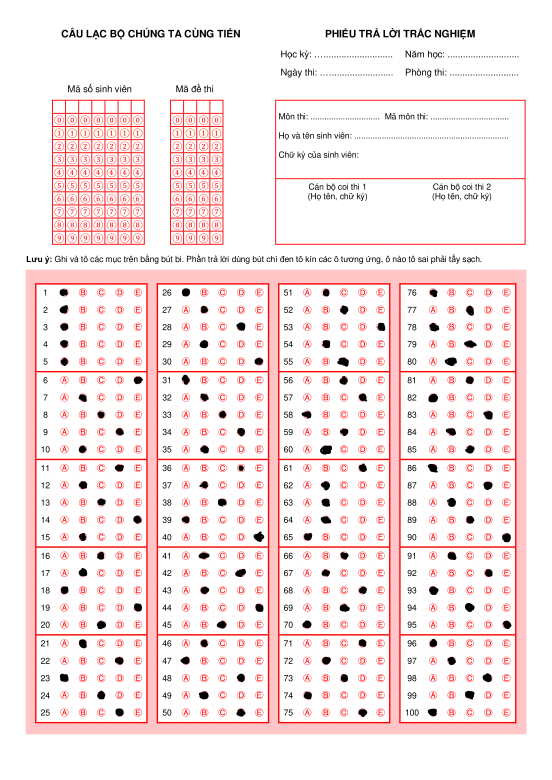
#> input picture GiayThi-0.png, 1654 x 2339 px (shown at 1/3 size)
$ python -i main_block_utils.py   (imports and definitions only)
#> lines starting #> are read from the running program, lines starting #| are printed output that depends on the picture; after the words box and inside, x2 and y2 are one past the last pixel; in counts of white or black regions, pixels touching at a corner belong together
#> further down, picture is the input picture: shape (2339, 1654, 3); mean B, G, R 231.3, 231.2, 249
### offset.py
import numpy as np


class Params():
    def __init__(self):
        self.num_of_boxes = 5
        self.num_of_lines_each_box = 5
        self.num_of_choices = 5

        # Main-block standard shape
        self.resize_shape = (1410, 1000)
        self.header_offset = 1500
        self.min_area = 10000
        self.box_height_error = 3
        self.start_x = 50
        self.bubble_width = 48
        self.main_block_shape = (4200, 4200)
        self.box_img_shape = (300, 900)
        self.input_shape = (30, 30)
        # Model params
        self.weights_path = "./model/weight.h5"


### main_block_utils.py
import cv2
import numpy as np
from offset import Params
import math
from collections import defaultdict
offset = Params()


def do_rectangles_overlap(rect1, rect2):
    """
    Check two rectangle contours overlap
    rect: [x, y, w, h]
    """
    x1, y1, w1, h1 = rect1
    x2, y2, w2, h2 = rect2
    return x1 < x2 + w2 and x1 + w1 > x2 and y1 < y2 + h2 and y1 + h1 > y2


def get_contour_x(contour):
    """
    Get x-coordinate value of countours
    """
    x, _, _, _ = cv2.boundingRect(contour)
    return x


# [12 lines left out: function map_answer, not called in this run]


def get_blocks(img, test = False, resize_first = True):
    """
    Function to extract ans blocks
    Input: Original image
    Output:
    - img_blocks: [img, [x, y, w, h]]
    - fitered_contours: coutours of blocks_img
    """
#> called with test = False, resize_first = True

    if resize_first:
        img = cv2.resize(img, offset.resize_shape)
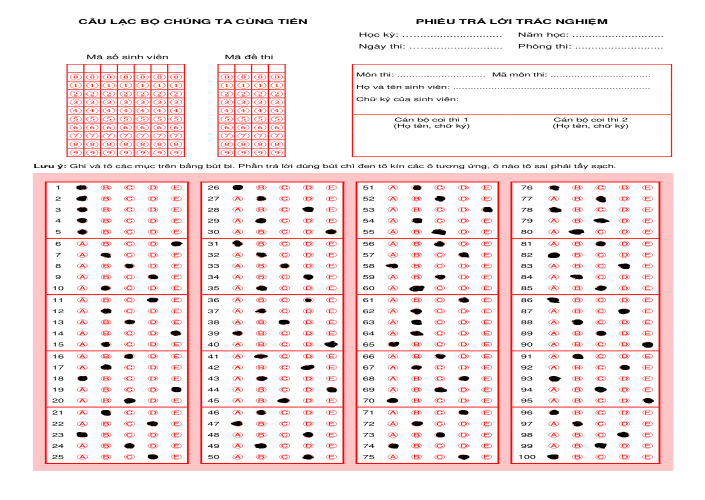
#> img: shape (1000, 1410, 3) (shown at 1/2 size); mean of channels 0, 1, 2 231.3, 231.2, 248.9; drawn as B, G, R

    #  convert RGB to gray-scale
    if (np.array(img).shape[2] != 1):
        gray_img = cv2.cvtColor(img, cv2.COLOR_BGR2GRAY)
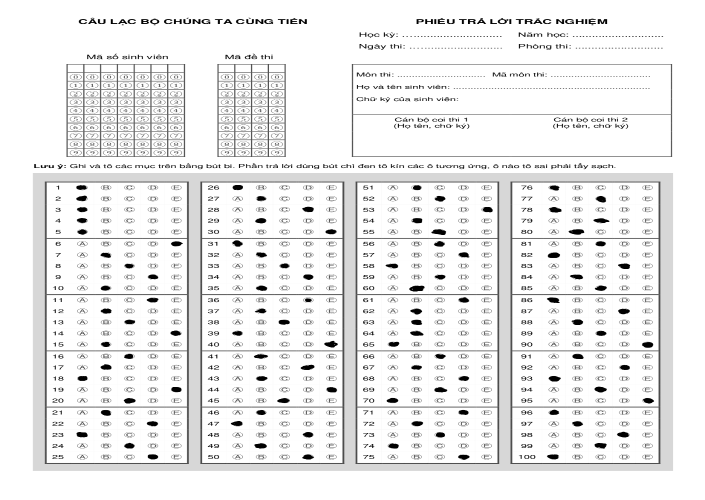
#> gray_img: shape (1000, 1410) (shown at 1/2 size); min 0, max 255, mean 236.6

    #Gassian blur
    blured = cv2.GaussianBlur(gray_img, (7,7), 0)
    thresh = cv2.adaptiveThreshold(blured, 255, cv2.ADAPTIVE_THRESH_GAUSSIAN_C, cv2.THRESH_BINARY, 55, 2)
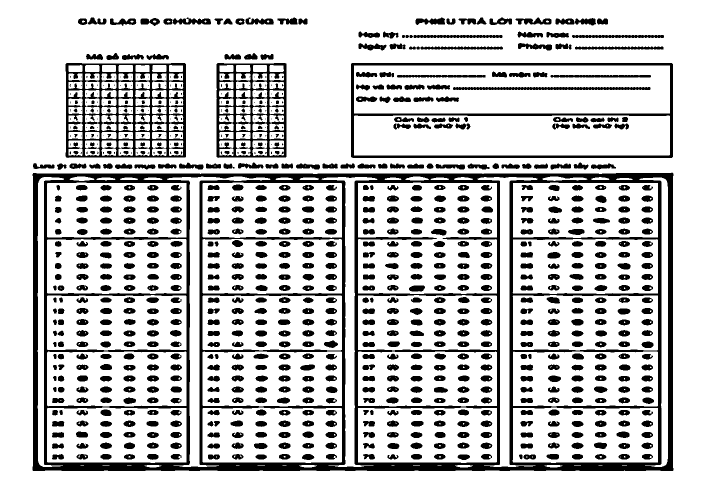
#> thresh: shape (1000, 1410) (shown at 1/2 size); 78.7% white; 946 black regions (147 under 20 px), largest, box (x1, y1, x2, y2) and area: (65, 345, 1347, 942) 97417, (131, 126, 372, 316) 17116, (702, 126, 1346, 316) 11433
    #invert so that the grid line and text are line, the rest is black
    inverted = cv2.bitwise_not(thresh, 0)
    morphy_kernel = cv2.getStructuringElement(cv2.MORPH_RECT, (2,2))
    # Opening morphology to remove noise (while dot etc...)
    morph = cv2.morphologyEx(inverted, cv2.MORPH_OPEN, morphy_kernel)
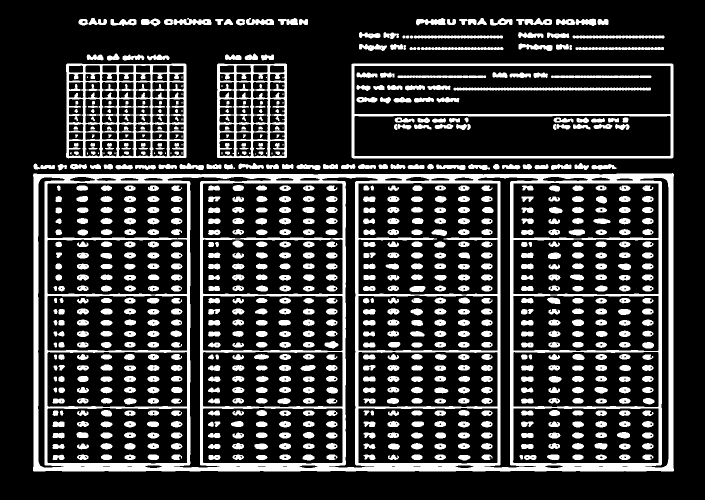
#> morph: shape (1000, 1410) (shown at 1/2 size); 21.2% white; 857 white regions (39 under 20 px), largest, box (x1, y1, x2, y2) and area: (66, 346, 1348, 943) 97404, (132, 127, 373, 317) 16537, (703, 127, 1347, 317) 11433
    # dilate to increase border size
    edged = cv2.dilate(morph, morphy_kernel, iterations=1)
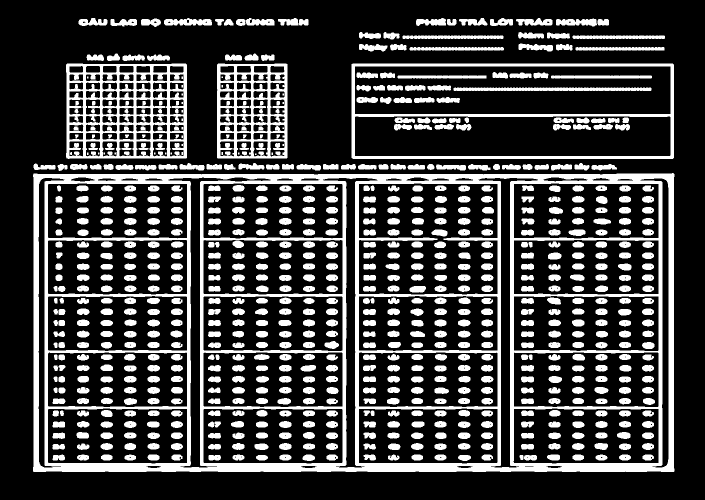
#> edged: shape (1000, 1410) (shown at 1/2 size); 25.3% white; 804 white regions (28 under 20 px)


    contours, hierarchy = cv2.findContours(edged,  cv2.RETR_EXTERNAL, cv2.CHAIN_APPROX_SIMPLE)
#> contours = 71 contours; largest, box (x1, y1, x2, y2) and area: (66, 346, 1349, 944) 761337, (703, 127, 1348, 318) 122352, (132, 127, 374, 318) 45208, (434, 127, 575, 317) 26354, (805, 71, 1007, 78) 1094
    useful_contours = []
    if len(contours) > 0:
        sorted_contours = sorted(contours, key=cv2.contourArea, reverse=True)
#> sorted_contours has the same summary as contours
        # Choose useful contours
        for cont in sorted_contours:
            if cv2.contourArea(cont) > 50000:
                useful_contours.append(cont)
#> this loop made 71 passes
#> after the loop, useful_contours = 2 contours; box (x1, y1, x2, y2) and area: (66, 346, 1349, 944) 761337, (703, 127, 1348, 318) 122352

        bounding_rectangles = [cv2.boundingRect(contour) for contour in useful_contours]
#> bounding_rectangles = [(66, 346, 1283, 598), (703, 127, 645, 191)]
        filtered_contours = []
        img_blocks = []

        # Check overlap contours
        for i, rect1 in enumerate(bounding_rectangles):
            overlap = False
            for j, rect2 in enumerate(bounding_rectangles):
                if i != j and do_rectangles_overlap(rect1, rect2):
                    overlap = True
                    raise Exception("Overlap answer block detected. Please update new image.")
            if not overlap:
                x, y, w, h = rect1
                filtered_contours.append(useful_contours[i])
                img_blocks.append([gray_img[y: y + h, x: x + w], [x, y, w, h]])
#> this loop made 2 passes
#> after the loop, filtered_contours has the same summary as useful_contours; img_blocks = 2 items

    # Sort filted contours based on x-coordinate
    final_contours = sorted(filtered_contours, key=get_contour_x)
#> in get_contour_x, `x, _, _, _ = cv2.boundingRect(contour)`: x = 66
#> final_contours has the same summary as useful_contours

    # Sort block_images base on x-coordinate
    img_blocks = sorted(img_blocks, key = lambda x: x[1][0])

    assert len(final_contours) == len(img_blocks)

    # Resize extracted img_block
    for idx, item in enumerate(img_blocks):
        curr_img_block = item[0]
        curr_img_block = cv2.resize(curr_img_block, offset.box_img_shape)
        img_blocks[idx][0] = curr_img_block
#> this loop made 2 passes
#> pass 1, in get_blocks, `curr_img_block = cv2.resize(curr_img_block, offset.box_img_shape)`:
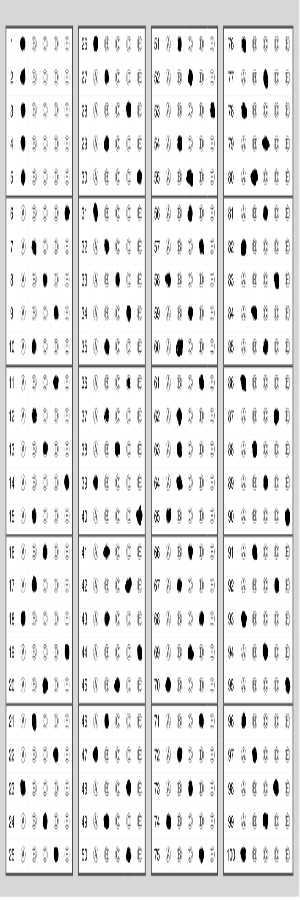
#> curr_img_block: shape (900, 300); min 0, max 255, mean 228.9
#> pass 2, in get_blocks, `curr_img_block = cv2.resize(curr_img_block, offset.box_img_shape)`:
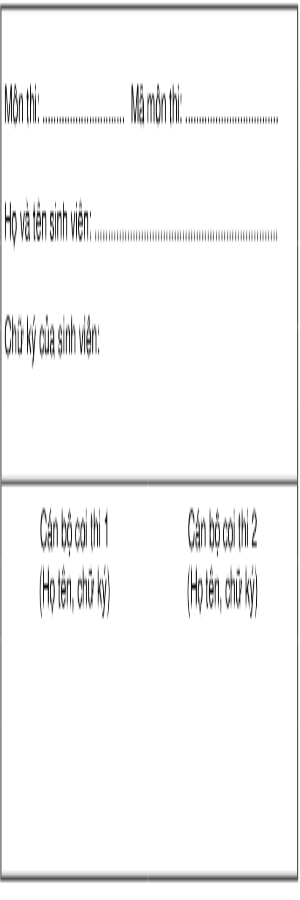
#> curr_img_block: shape (900, 300); min 3, max 255, mean 244.9

    if test:
        # Show all contours on original image
        cv2.drawContours(img, final_contours, -1, (0, 255, 0), 2)
        cv2.imshow('Contours', img)
        cv2.waitKey(0)

        # Show each extracted block
        for i, block in enumerate(img_blocks):
            cv2.imshow("Block {}".format(i), block[0])
            cv2.waitKey(0)
        cv2.destroyAllWindows()

    return img_blocks, final_contours


# [156 lines left out: functions get_list_ans, get_bubble_choice, get_answer, read_true_ans, get_score, not called in this run]


# [14 lines not run here, left out]


>>> import cv2
>>> picture = cv2.imread('GiayThi-0.png')
>>> result = get_blocks(picture)
